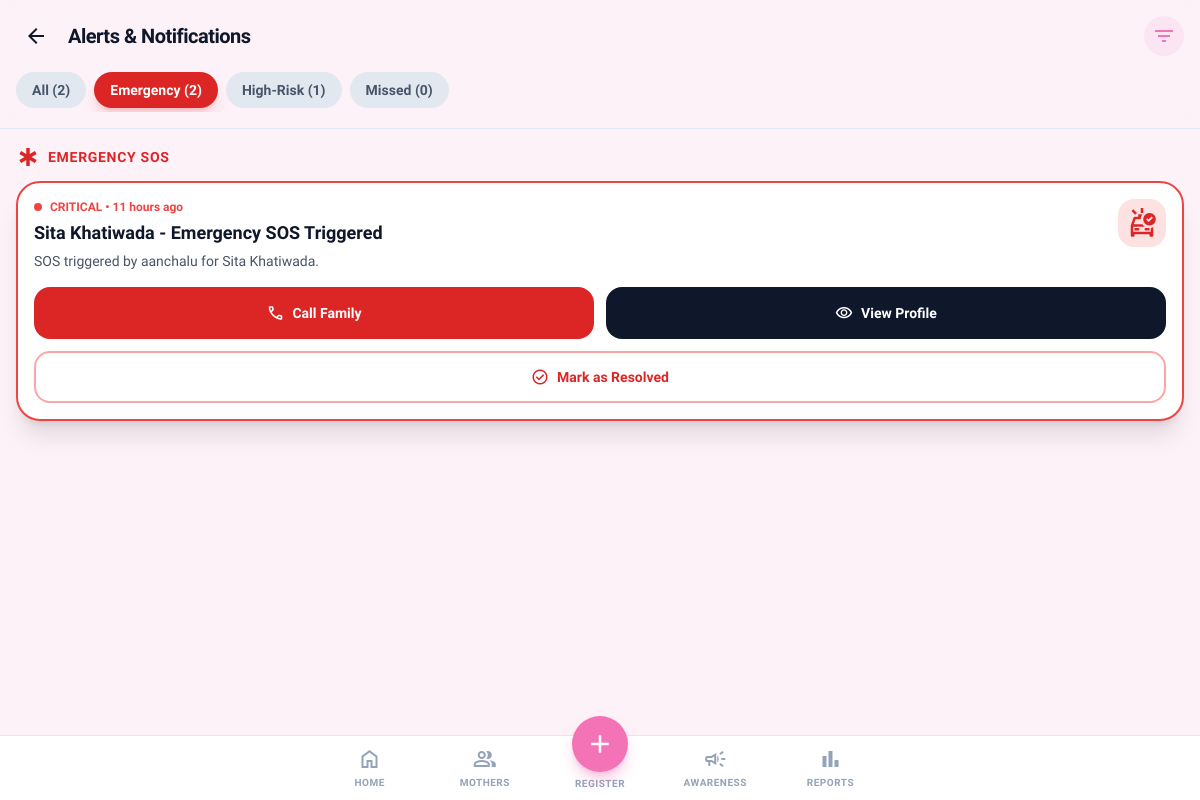
/alerts/?filter=emergency (signed in), run on the app's committed database.
### mother/models.py (models this page shows, shortened)
class TimeStampedModel(models.Model):
    created_at = models.DateTimeField(auto_now_add=True)
    updated_at = models.DateTimeField(auto_now=True)
    class Meta:
        abstract = True
        ordering = ["-created_at"]

class Alert(TimeStampedModel):
    class AlertType(models.TextChoices):
        EMERGENCY_SOS = "sos", "Emergency SOS"
        HIGH_RISK = "high_risk", "High Risk"
        MISSED_VISIT = "missed", "Missed Appointment"
        SYSTEM = "system", "System Update"
    class Priority(models.TextChoices):
        CRITICAL = "critical", "Critical"
        HIGH = "high", "High"
        MEDIUM = "medium", "Medium"
        LOW = "low", "Low"
    mother = models.ForeignKey(
        "accounts.MotherProfile",
        on_delete=models.CASCADE,
        related_name="alerts",
        null=True,
        blank=True,
    )
    alert_type = models.CharField(
        max_length=20,
        choices=AlertType.choices,
        default=AlertType.HIGH_RISK,
    )
    priority = models.CharField(
        max_length=10,
        choices=Priority.choices,
        default=Priority.MEDIUM,
    )
    title = models.CharField(max_length=255)
    message = models.TextField()
    is_read = models.BooleanField(default=False)
    is_resolved = models.BooleanField(default=False)
    assigned_to = models.ForeignKey(
        "accounts.User",
        on_delete=models.SET_NULL,
        null=True,
        blank=True,
        related_name="assigned_alerts",
    )
    class Meta(TimeStampedModel.Meta):
        verbose_name = "Alert"
        indexes = [
            models.Index(fields=["alert_type", "is_resolved"]),
            models.Index(fields=["priority", "-created_at"]),
        ]
    @property
    def time_ago(self) -> str:
        return TimeAgoFormatter.format(self.created_at)

### accounts/models.py (models this page shows, shortened)
class MotherProfile(models.Model):
    BLOOD_GROUP_CHOICES = [
        ("A+", "A+"), ("A-", "A-"),
        ("B+", "B+"), ("B-", "B-"),
        ("O+", "O+"), ("O-", "O-"),
        ("AB+", "AB+"), ("AB-", "AB-"),
    ]
    full_name = models.CharField(max_length=255)
    age = models.PositiveIntegerField(null=True, blank=True)
    phone = models.CharField(max_length=20, blank=True, help_text="Optional")
    emergency_contact = models.CharField(
        max_length=20,
        blank=True,
        help_text="Family / emergency contact phone number",
    )
    photo = models.ImageField(
        upload_to="mothers/photos/",
        null=True,
        blank=True,
        help_text="Profile photo",
    )
    pregnancy_week = models.PositiveIntegerField(
        null=True, blank=True,
        help_text="Gestational week at time of registration",
    )
    lmp_date = models.DateField(
        null=True, blank=True,
        verbose_name="Last Menstrual Period",
    )
    is_first_pregnancy = models.BooleanField(default=True)
    has_previous_complications = models.BooleanField(default=False)
    blood_group = models.CharField(
        max_length=5, choices=BLOOD_GROUP_CHOICES, blank=True,
    )
    medical_notes = models.TextField(
        blank=True,
        help_text="Basic medical history / pre-existing conditions",
    )
    latitude = models.DecimalField(
        max_digits=9, decimal_places=6, null=True, blank=True,
    )
    longitude = models.DecimalField(
        max_digits=9, decimal_places=6, null=True, blank=True,
    )
    address = models.TextField(blank=True)
    ward = models.CharField(max_length=100, blank=True)
    registered_by = models.ForeignKey(
        "accounts.User",
        on_delete=models.SET_NULL,
        null=True, blank=True,
        related_name="registered_mothers",
        help_text="FCHV who registered this mother",
    )
    registration_completed = models.BooleanField(default=False)
    created_at = models.DateTimeField(auto_now_add=True)
    updated_at = models.DateTimeField(auto_now=True)
    class Meta:
        verbose_name = "Mother Profile"
        verbose_name_plural = "Mother Profiles"
        ordering = ["-created_at"]

### mother/views.py (the view)
# urls.py: path("alerts/", views.priority_alerts, name="priority_alerts"),
@login_required
def priority_alerts(request):
    filter_type = request.GET.get("filter", "all")
    data = _alerts_qs.get_alerts_data(request.user, filter_type=filter_type)
    context = {
        "emergency_alert": data.emergency_alert,
        "high_risk_alerts": data.high_risk_alerts,
        "missed_appointments": data.missed_appointments,
        "total_alerts": data.total_alerts,
        "emergency_count": data.emergency_count,
        "high_risk_count": data.high_risk_count,
        "missed_count": data.missed_count,
        "filter_type": data.filter_type,
    }
    return render(request, "mother/prioroty_alerts.html", context)

### templates/mother/prioroty_alerts.html (shortened to what this page needs)
{% extends "base.html" %}
{% block body_class %}bg-background-light dark:bg-background-dark font-display text-slate-900 dark:text-slate-100 min-h-screen{% endblock %}
{% block content %}
<div class="relative flex min-h-screen w-full flex-col overflow-x-hidden">
    <header class="sticky top-0 z-10 bg-background-light/80 dark:bg-background-dark/80 backdrop-blur-md border-b border-slate-200 dark:border-slate-800 p-4">
        <div class="flex items-center justify-between">
            <div class="flex items-center gap-3">
                <a href="{% url 'main:dashboard' %}" class="flex items-center justify-center h-10 w-10 rounded-full hover:bg-slate-200 dark:hover:bg-slate-800 transition-colors">
                    <span class="material-symbols-outlined">arrow_back</span>
                </a>
                <h1 class="text-xl font-bold tracking-tight">Alerts &amp; Notifications</h1>
            </div>
            <div class="flex items-center gap-2">
                <span class="flex h-10 w-10 items-center justify-center rounded-full bg-primary/10 text-primary">
                    <span class="material-symbols-outlined">filter_list</span>
                </span>
            </div>
        </div>
        <div class="mt-4 flex gap-2 overflow-x-auto pb-1 no-scrollbar">
            <a href="{% url 'main:priority_alerts' %}" class="whitespace-nowrap rounded-full px-4 py-2 text-sm font-bold no-underline transition-colors {% if filter_type == 'all' %}bg-primary text-white shadow-lg shadow-primary/20{% else %}bg-slate-200 dark:bg-slate-800 text-slate-600 dark:text-slate-400 hover:bg-slate-300 dark:hover:bg-slate-700{% endif %}">All ({{ total_alerts }})</a>
            <a href="{% url 'main:priority_alerts' %}?filter=emergency" class="whitespace-nowrap rounded-full px-4 py-2 text-sm font-bold no-underline transition-colors {% if filter_type == 'emergency' %}bg-red-600 text-white shadow-lg shadow-red-600/20{% else %}bg-slate-200 dark:bg-slate-800 text-slate-600 dark:text-slate-400 hover:bg-slate-300 dark:hover:bg-slate-700{% endif %}">Emergency ({{ emergency_count }})</a>
            <a href="{% url 'main:priority_alerts' %}?filter=high_risk" class="whitespace-nowrap rounded-full px-4 py-2 text-sm font-bold no-underline transition-colors {% if filter_type == 'high_risk' %}bg-orange-500 text-white shadow-lg shadow-orange-500/20{% else %}bg-slate-200 dark:bg-slate-800 text-slate-600 dark:text-slate-400 hover:bg-slate-300 dark:hover:bg-slate-700{% endif %}">High-Risk ({{ high_risk_count }})</a>
            <a href="{% url 'main:priority_alerts' %}?filter=missed" class="whitespace-nowrap rounded-full px-4 py-2 text-sm font-bold no-underline transition-colors {% if filter_type == 'missed' %}bg-amber-500 text-white shadow-lg shadow-amber-500/20{% else %}bg-slate-200 dark:bg-slate-800 text-slate-600 dark:text-slate-400 hover:bg-slate-300 dark:hover:bg-slate-700{% endif %}">Missed ({{ missed_count }})</a>
        </div>
    </header>
    <main class="flex-1 p-4 space-y-6 pb-24">
        {% if filter_type == 'all' or filter_type == 'emergency' %}
        {% if emergency_alert %}
        <section class="space-y-3">
            <div class="flex items-center gap-2 text-red-600 dark:text-red-500">
                <span class="material-symbols-outlined fill-1">emergency</span>
                <h2 class="text-sm font-bold uppercase tracking-wider">Emergency SOS</h2>
            </div>
            <div class="group relative overflow-hidden rounded-xl bg-white dark:bg-surface-dark border-2 border-red-500 shadow-xl p-4 transition-all">
                <div class="flex justify-between items-start gap-4">
                    <div class="flex-1">
                        <div class="flex items-center gap-2 mb-1">
                            <span class="flex h-2 w-2 rounded-full bg-red-500 animate-pulse"></span>
                            <p class="text-xs font-bold text-red-500">CRITICAL • {{ emergency_alert.time_ago }}</p>
                        </div>
                        <h3 class="text-lg font-bold">{{ emergency_alert.mother.full_name }} - {{ emergency_alert.title }}</h3>
                        <p class="mt-1 text-sm text-slate-600 dark:text-slate-400">{{ emergency_alert.message }}</p>
                    </div>
                    <div class="h-12 w-12 rounded-lg bg-red-100 dark:bg-red-900/30 flex items-center justify-center text-red-600">
                        <span class="material-symbols-outlined text-3xl">ambulance</span>
                    </div>
                </div>
                <div class="mt-4 grid grid-cols-2 gap-3">
                    {% if emergency_alert.mother.emergency_contact %}
                    <a href="tel:{{ emergency_alert.mother.emergency_contact }}" class="flex items-center justify-center gap-2 rounded-lg bg-red-600 py-3 text-sm font-bold text-white hover:bg-red-700 transition-colors no-underline">
                        <span class="material-symbols-outlined text-lg">call</span>
                        Call Family
                    </a>
                    {% else %}
                    <span class="flex items-center justify-center gap-2 rounded-lg bg-slate-300 py-3 text-sm font-bold text-slate-500 cursor-not-allowed">
                        <span class="material-symbols-outlined text-lg">call</span>
                        No Contact
                    </span>
                    {% endif %}
                    <a href="{% url 'main:mother_profile' emergency_alert.mother.pk %}" class="flex items-center justify-center gap-2 rounded-lg bg-slate-900 dark:bg-white dark:text-slate-900 py-3 text-sm font-bold text-white hover:opacity-90 transition-colors no-underline">
                        <span class="material-symbols-outlined text-lg">visibility</span>
                        View Profile
                    </a>
                </div>
                <form method="POST" action="{% url 'main:resolve_alert' emergency_alert.pk %}" class="mt-3">
                    <button type="submit" class="w-full flex items-center justify-center gap-2 rounded-lg border-2 border-red-300 dark:border-red-700 py-2.5 text-sm font-bold text-red-600 dark:text-red-400 hover:bg-red-50 dark:hover:bg-red-900/20 transition-colors">
                        <span class="material-symbols-outlined text-lg">check_circle</span>
                        Mark as Resolved
                    </button>
                </form>
            </div>
        </section>
        {% endif %}
        {% endif %}
    </main>
    <nav class="fixed bottom-0 left-0 right-0 bg-surface-light dark:bg-surface-dark border-t border-slate-200 dark:border-slate-800 z-50 pb-safe">
        <div class="flex h-16 max-w-xl mx-auto relative">
            <a class="flex flex-1 flex-col items-center justify-center gap-1 {% if request.resolver_match.url_name == 'dashboard' %}text-primary{% else %}text-slate-400 hover:text-primary{% endif %} transition-colors" href="{% url 'main:dashboard' %}">
                <span class="material-symbols-outlined {% if request.resolver_match.url_name == 'dashboard' %}fill-icon{% endif %}">home</span>
                <span class="text-[10px] font-bold uppercase tracking-wider">Home</span>
            </a>
            <a class="flex flex-1 flex-col items-center justify-center gap-1 {% if request.resolver_match.url_name == 'mother_list' %}text-primary{% else %}text-slate-400 hover:text-primary{% endif %} transition-colors" href="{% url 'main:mother_list' %}">
                <span class="material-symbols-outlined {% if request.resolver_match.url_name == 'mother_list' %}fill-icon{% endif %}">group</span>
                <span class="text-[10px] font-bold uppercase tracking-wider">Mothers</span>
            </a>
            <div class="flex flex-1 flex-col items-center justify-start relative">
                <a href="{% url 'main:register_mother' %}" class="absolute -top-5 flex items-center justify-center size-14 rounded-full bg-primary text-white shadow-lg shadow-primary/40 hover:bg-primary-dark transition-transform active:scale-95">
                    <span class="material-symbols-outlined text-3xl">add</span>
                </a>
                <span class="text-[10px] font-bold uppercase tracking-wider text-slate-400 mt-10">Register</span>
            </div>
            <a class="flex flex-1 flex-col items-center justify-center gap-1 {% if request.resolver_match.url_name == 'awareness_program' %}text-primary{% else %}text-slate-400 hover:text-primary{% endif %} transition-colors" href="{% url 'main:awareness_program' %}">
                <span class="material-symbols-outlined {% if request.resolver_match.url_name == 'awareness_program' %}fill-icon{% endif %}">campaign</span>
                <span class="text-[10px] font-bold uppercase tracking-wider">Awareness</span>
            </a>
            <a class="flex flex-1 flex-col items-center justify-center gap-1 {% if request.resolver_match.url_name == 'monthly_reports' %}text-primary{% else %}text-slate-400 hover:text-primary{% endif %} transition-colors" href="{% url 'main:monthly_reports' %}">
                <span class="material-symbols-outlined {% if request.resolver_match.url_name == 'monthly_reports' %}fill-icon{% endif %}">bar_chart</span>
                <span class="text-[10px] font-bold uppercase tracking-wider">Reports</span>
            </a>
        </div>
    </nav>
</div>
{% endblock %}

### data on the page
Alert: time_ago "11 hours ago", mother.full_name "Sita Khatiwada", title "Emergency SOS Triggered", message "SOS triggered by aanchalu for Sita Khatiwada."

### other printed values
{{ total_alerts }} "2"
{{ emergency_count }} "2"
{{ high_risk_count }} "1"
{{ missed_count }} "0"
